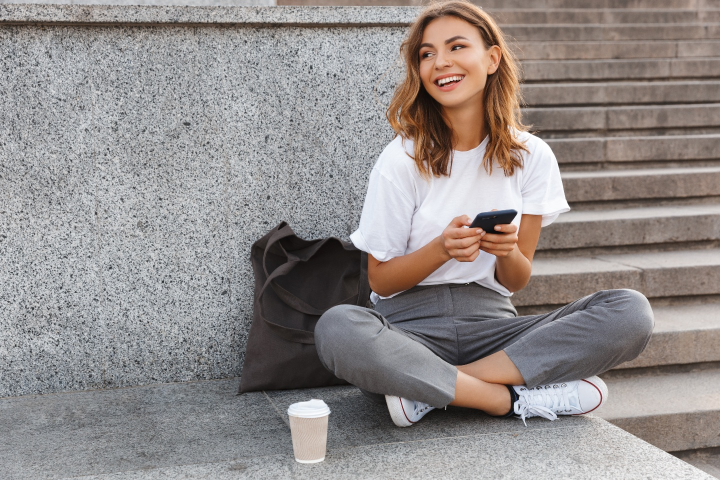
#> input picture CV_and_DL/ch2/girl_laughing.jpg, 1440 x 960 px, given in place of the camera (shown at 1/2 size)
$ jupyter execute practice.ipynb   (older library calls are emulated)   (text cells are left out)
#> lines starting #> are read from the running program, lines starting #| are printed output that depends on the picture; pictures that were not available may be replaced by others from this repository, and a replacement may not be noted
[cell 1]
import numpy as np
import cv2 as cv
import sys

def draw_OpticalFlow(img, flow, step=16):
    for y in range(step//2, frame.shape[0], step):
        for x in range(step//2, frame.shape[1], step):
            dx, dy = flow[y,x].astype(np.int)
            if (dx*dx + dy*dy) > 1:
                cv.line(img, (x,y), (x+dx, y+dy), (0,0,255), 2)     # 큰 모션이 있는 곳은 빨간색
            else:
                cv.line(img, (x,y), (x+dx, y+dx), (0,255,0), 2)

cap = cv.VideoCapture(0,  cv.CAP_DSHOW)     # 카메라와 연결 시도
if not cap.isOpened(): sys.exit('카메라 연결 실패')

prev = None

while(1):
    ret, frame = cap.read()                 # 비디오를 구성하는 프레임 획득
#> frame is the input picture: shape (960, 1440, 3); mean B, G, R 139.3, 140.7, 146.8
    if not ret: sys('프레임 획득에 실패하여 루프를 나갑니다.')

    if prev is None:                        # 첫 프레임이면 광류 계산 없이 prev만 설정
        prev = cv.cvtColor(frame, cv.COLOR_BGR2GRAY)
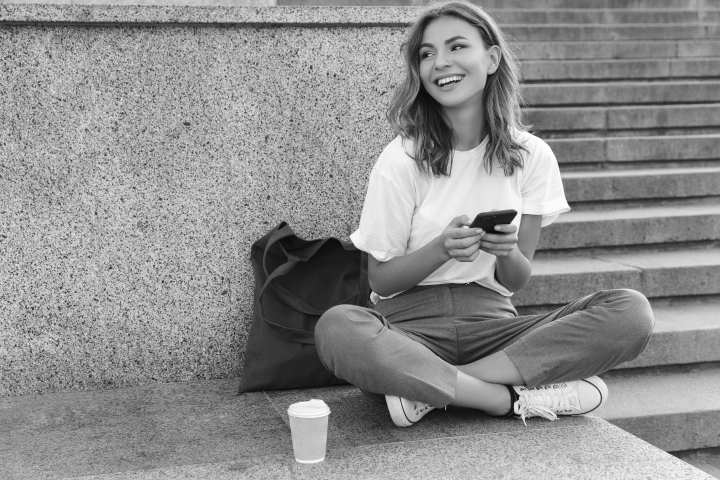
#> prev: shape (960, 1440) (shown at 1/2 size); min 8, max 255, mean 142.3
        continue

    curr = cv.cvtColor(frame, cv.COLOR_BGR2GRAY)
    flow = cv.calcOpticalFlowFarneback(prev, curr, None, 0.5, 3, 15, 3, 5, 1.2, 0)

    draw_OpticalFlow(frame, flow)
    cv.imshow('Optical flow', frame)

    prev = curr

    key = cv.waitKey(1)     # 1밀리초 동안 키보드 입력 기다림
    if key == ord('q'):     # 'q' 키가 들어오면 루프를 빠져나감
        break

cap.release()               # 카메라와 연결을 끊음
cv.destroyAllWindows()

[cell 2]
import numpy as np
import cv2 as cv

cap = cv.VideoCapture('slow_traffic_small.mp4')

feature_params = dict(maxCorners=100, qualityLevel=0.3, minDistance=7, blockSize=7)
lk_params = dict(winSize=(15,15), maxLevel=2, criteria=(cv.TERM_CRITERIA_EPS|cv.TERM_CRITERIA_COUNT,10,0.03))

color = np.random.randint(0, 255, (100, 3))

ret, old_frame = cap.read()
old_gray = cv.cvtColor(old_frame, cv.COLOR_BGR2GRAY)
p0 = cv.goodFeaturesToTrack(old_gray, mask=None, **feature_params)
#> p0 = 100 rows, first 8: [1116, 835], [33, 691], [1075, 776], [69, 540], [216, 598], [113, 690], [137, 607], [383, 558]

mask = np.zeros_like(old_frame)

while(1):
    ret, frame = cap.read()
    if not ret: break

    new_gray = cv.cvtColor(frame, cv.COLOR_BGR2GRAY)
    p1, match, err = cv.calcOpticalFlowPyrLK(old_gray, new_gray, p0, None, **lk_params)
#> p1 has the same summary as p0; match = 100 values from 1 to 1; err = 100 values from 0 to 0

    if p1 is not None:
        good_new = p1[match==1]
#> good_new = 100 pairs, first value 9 to 1116, second value 96 to 835
        good_old = p0[match==1]
#> good_old has the same summary as good_new

    for i in range(len(good_new)):
        a, b = int(good_new[i][0]), int(good_new[i][1])
        c, d = int(good_old[i][0]), int(good_old[i][1])
        mask = cv.line(mask, (a,b), (c,d), color[i].tolist(), 2)
        frame = cv.circle(frame, (a,b), 5, color[i].tolist(), -1)
#> this loop made 100 passes
#> (a, b, c, d) on passes 1 to 12: (1116, 835, 1116, 835), (33, 691, 33, 691), (1075, 776, 1075, 776), (69, 540, 69, 540), (216, 598, 216, 598), (113, 690, 113, 690), (137, 607, 137, 607), (383, 558, 383, 558), (1040, 831, 1040, 831), (1038, 791, 1038, 791), (67, 468, 67, 468), (65, 617, 65, 617)
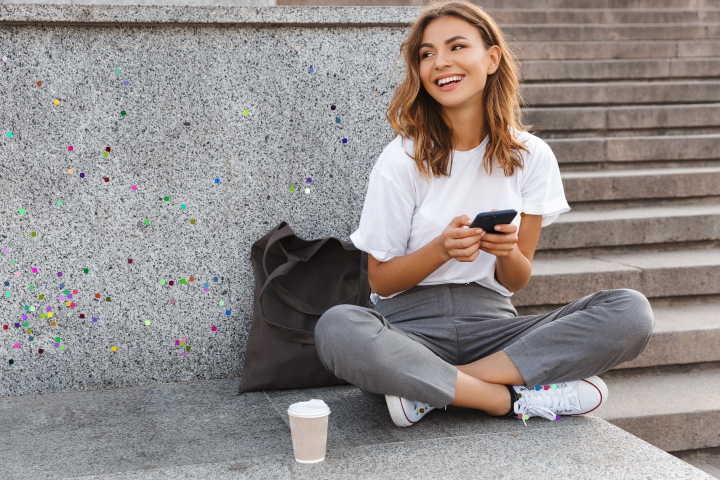
#> frame: shape (960, 1440, 3) (shown at 1/2 size); mean B, G, R 139.1, 140.5, 146.7
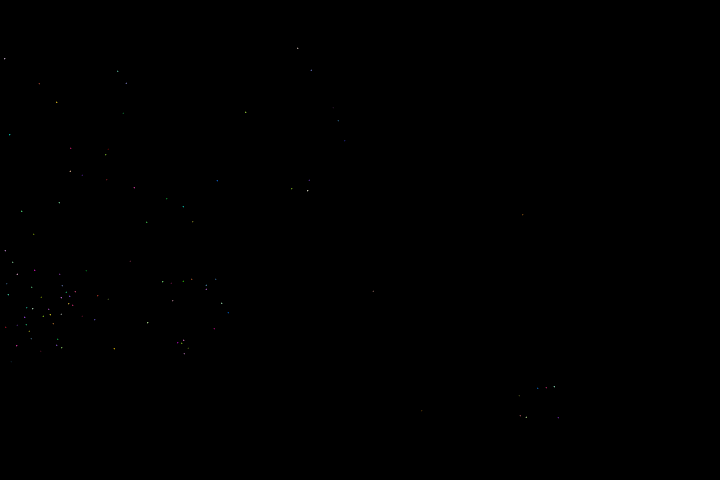
#> mask: shape (960, 1440, 3) (shown at 1/2 size); mean of channels 0, 1, 2 0, 0, 0; drawn as B, G, R

    img = cv.add(frame, mask)
    cv.imshow('LTK tracker', img)
    cv.waitKey(30)

    old_gray = new_gray.copy()
    p0 = good_new.reshape(-1, 1, 2)

cv.destroyAllWindows()

$ run again, on CV_and_DL/ch2/soccer.jpg
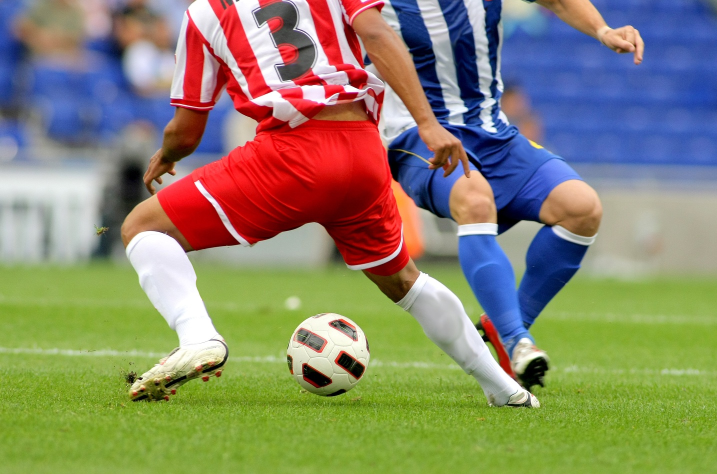
#> input picture CV_and_DL/ch2/soccer.jpg, 1434 x 948 px, given in place of the camera (shown at 1/2 size)
#> frame is the input picture: shape (948, 1434, 3); mean B, G, R 107.2, 133.3, 136.9
#> `prev = cv.cvtColor(frame, cv.COLOR_BGR2GRAY)`:
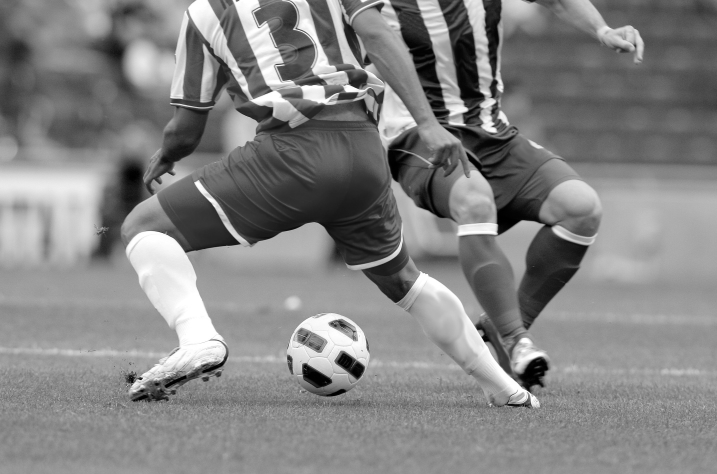
#> prev: shape (948, 1434) (shown at 1/2 size); min 0, max 255, mean 131.4
#> p0 = 57 rows, first 8: [282, 757], [551, 133], [588, 57], [519, 51], [602, 748], [695, 166], [1018, 804], [652, 194]
#> p1 has the same summary as p0; match = 57 values from 1 to 1; err = 57 values from 0 to 0
#> good_new = 57 pairs, first value 253 to 1088, second value 8 to 813
#> good_old has the same summary as good_new
#> the loop `for i in range(len(good_new)):` made 57 passes
#> (a, b, c, d) on passes 1 to 8: (282, 757, 282, 757), (551, 133, 551, 133), (588, 57, 588, 57), (519, 51, 519, 51), (602, 748, 602, 748), (695, 166, 695, 166), (1018, 804, 1018, 804), (652, 194, 652, 194)
#> after the loop `for i in range(len(good_new)):`:
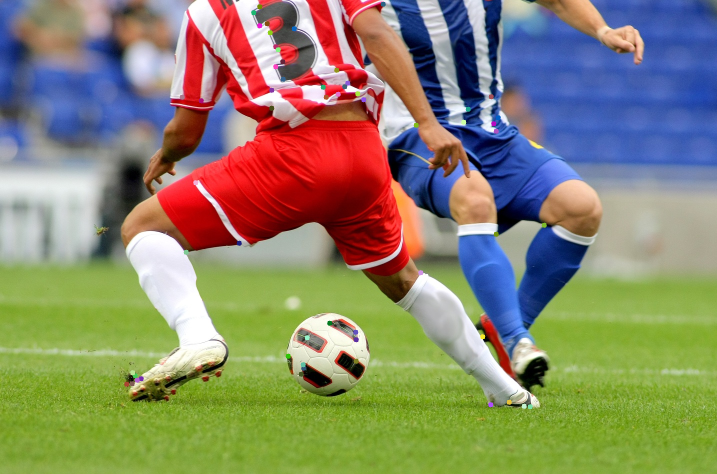
#> frame: shape (948, 1434, 3) (shown at 1/2 size); mean B, G, R 107.2, 133.2, 136.8
